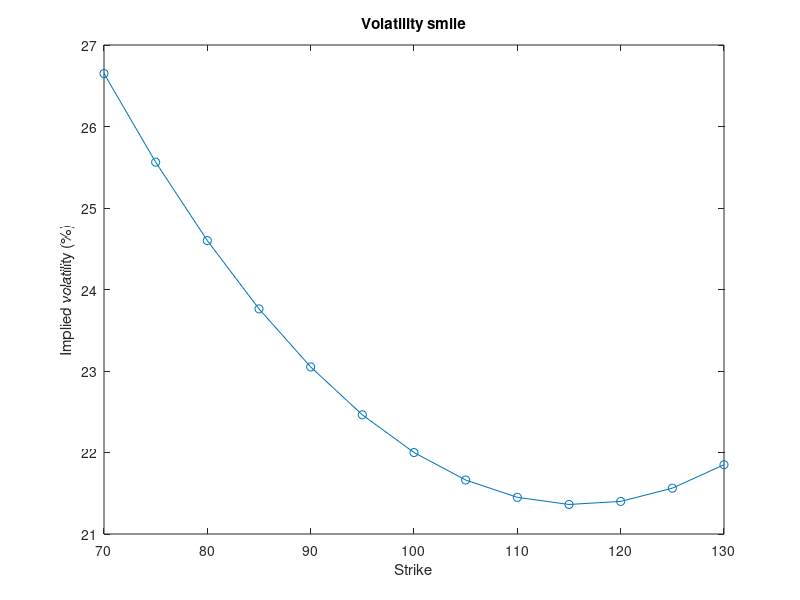

Reproduce this figure in MATLAB.
% Recover implied volatility from option prices across strikes
S0 = 100;  r = 0.02;  T = 0.5;
K = (70:5:130)';
m = (K - S0) / S0;
trueVol = 0.22 + 0.25*m.^2 - 0.08*m;
price = blsprice(S0, K, r, T, trueVol);

iv = blsimpv(S0, K, r, T, price);

plot(K, 100*iv, 'o-');
title('Volatility smile');
xlabel('Strike');
ylabel('Implied volatility (%)');

fprintf('At the money: %.1f%%, 30%% out of the money: %.1f%%\n', 100*iv(K == 100), 100*iv(K == 130));
fprintf('Largest error in the recovered volatility: %.1e\n', max(abs(iv - trueVol)));
